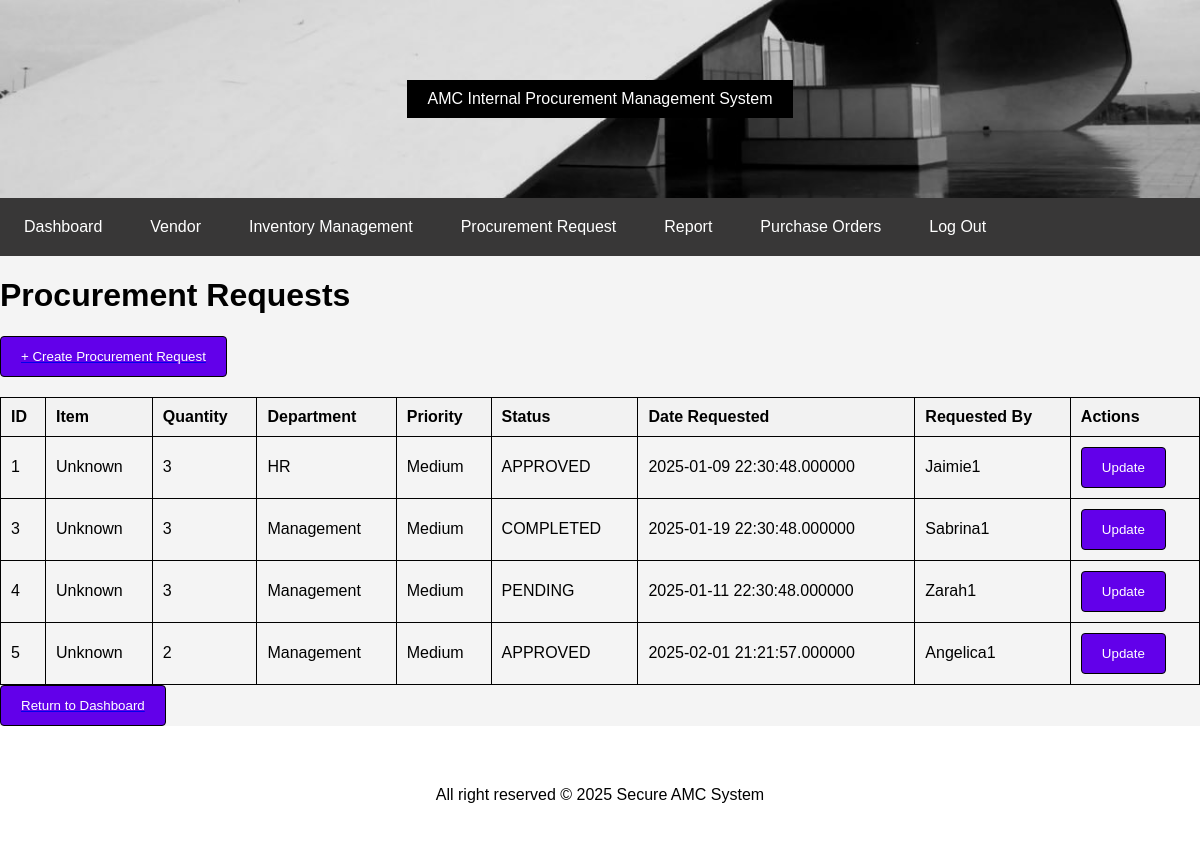
The page /assignment/procurement/procurement.php (signed in) on the database its author committed.
### tables this page shows
CREATE TABLE `procurement` (
  `PROCUREMENT_ID` int(11) NOT NULL,
  `ITEM_ID` int(11) DEFAULT NULL,
  `QUANTITY` int(11) DEFAULT NULL,
  `DEPARTMENT_ID` int(11) DEFAULT NULL,
  `PRIORITY_LEVEL` enum('Low','Medium','High','') DEFAULT NULL,
  `STATUS` enum('PENDING','APPROVED','COMPLETED','') DEFAULT NULL,
  `USER_ID` int(11) DEFAULT NULL,
  `DATE_REQUESTED` datetime(6) DEFAULT NULL
);

CREATE TABLE `department` (
  `DEPARTMENT_ID` int(11) NOT NULL,
  `NAME` varchar(50) DEFAULT NULL
);

CREATE TABLE `user` (
  `USER_ID` int(11) NOT NULL,
  `USERNAME` varchar(20) DEFAULT NULL,
  `PASSWORD` varchar(64) DEFAULT NULL,
  `EMAIL` varchar(100) DEFAULT NULL,
  `ROLE_ID` int(11) DEFAULT NULL,
  `needs_password_reset` tinyint(1) NOT NULL DEFAULT 1,
  `token` varchar(255) DEFAULT NULL,
  `token_expires` int(11) DEFAULT NULL
);

### assignment/procurement/procurement.php (the view, shortened to what this page needs)
<?php
include '../config.php';
include '../header.php';
include '../navigation.php';
$query = "SELECT
            p.procurement_id,
            i.name AS item_name,
            p.quantity,
            d.name AS department_name,
            p.priority_level,
            p.status,
            p.date_requested,
            u.username AS requested_by
        FROM procurement p
        LEFT JOIN inventory i ON p.item_id = i.item_id
        LEFT JOIN department d ON p.department_id = d.department_id
        LEFT JOIN user u ON p.user_id = u.user_id";
$result = $conn->query($query);
?>
<!DOCTYPE html>
<html lang="en">
<head>
    <link rel="stylesheet" href="style.css">
</head>
<body>
    <h1>Procurement Requests</h1>
    <a href="create.php"><button class="button.create">+ Create Procurement Request</button></a>
    <?php if ($result->num_rows > 0): ?>
        <table>
            <tr>
                <th>ID</th>
                <th>Item</th>
                <th>Quantity</th>
                <th>Department</th>
                <th>Priority</th>
                <th>Status</th>
                <th>Date Requested</th>
                <th>Requested By</th>
                <th>Actions</th>
            </tr>
            <?php while ($row = $result->fetch_assoc()): ?>
                <tr>
                    <td><?= htmlspecialchars($row['procurement_id'] ?? 'Unknown') ?></td>
                    <td><?= htmlspecialchars($row['item_name'] ?? 'Unknown') ?></td>
                    <td><?= htmlspecialchars($row['quantity'] ?? 'Unknown') ?></td>
                    <td><?= htmlspecialchars($row['department_name'] ?? 'Unknown') ?></td>
                    <td><?= htmlspecialchars($row['priority_level'] ?? 'Unknown') ?></td>
                    <td><?= htmlspecialchars($row['status'] ?? 'Unknown') ?></td>
                    <td><?= htmlspecialchars($row['date_requested'] ?? 'Unknown') ?></td>
                    <td><?= htmlspecialchars($row['requested_by'] ?? 'Unknown') ?></td>
                    <td>
                        <div class="button-group">
                            <button onclick="window.location.href='update.php?procurement_id=<?= $row['procurement_id'] ?>'">Update</button>
                    </td>
                </tr>
            <?php endwhile; ?>
        </table>
    <?php else: ?>
        <p>No procurement requests found.</p>
    <?php endif; ?>
    <a href="../dashboard.php"><button class="return">Return to Dashboard</button></a>
</body>
</html>
<?php include '../footer.php'; ?>

### assignment/procurement/style.css (style rules this page uses)
body, html { height: 100%; margin: 0; font-family: Arial, sans-serif; background-color: #f4f4f4; color: black; }
button { background-color: #6200ea; color: white; border: 1px solid black; padding: 12px 20px; border-radius: 4px; cursor: pointer; display: block; width: fit-content; margin-left: left; }
table { width: 100%; border-collapse: collapse; margin-top: 20px; }
table, th, td { border: 1px solid #ccc; }
th, td { padding: 8px; text-align: left; }
th { background-color: #f4f4f4; }

### assignment/procurement/procurement.php (style rules this page uses)
table { width: 100%; border-collapse: collapse; margin-top: 20px; }
th, td { border: 1px solid black; padding: 10px; text-align: left; }
th { background-color: #f2f2f2; }

### rows shown on the page
procurement: PROCUREMENT_ID "1", item_name "Unknown", QUANTITY "3", DEPARTMENT_ID.NAME "HR", PRIORITY_LEVEL "Medium", STATUS "APPROVED", DATE_REQUESTED "2025-01-09 22:30:48.000000", USER_ID.USERNAME "Jaimie1"
procurement: PROCUREMENT_ID "3", item_name "Unknown", QUANTITY "3", DEPARTMENT_ID.NAME "Management", PRIORITY_LEVEL "Medium", STATUS "COMPLETED", DATE_REQUESTED "2025-01-19 22:30:48.000000", USER_ID.USERNAME "Sabrina1"
procurement: PROCUREMENT_ID "4", item_name "Unknown", QUANTITY "3", DEPARTMENT_ID.NAME "Management", PRIORITY_LEVEL "Medium", STATUS "PENDING", DATE_REQUESTED "2025-01-11 22:30:48.000000", USER_ID.USERNAME "Zarah1"
procurement: PROCUREMENT_ID "5", item_name "Unknown", QUANTITY "2", DEPARTMENT_ID.NAME "Management", PRIORITY_LEVEL "Medium", STATUS "APPROVED", DATE_REQUESTED "2025-02-01 21:21:57.000000", USER_ID.USERNAME "Angelica1"
